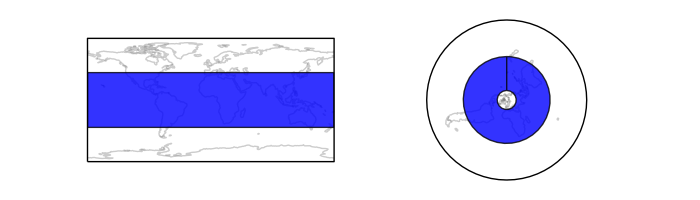

The Python source for this figure:
import cartopy.crs as ccrs
import matplotlib.pyplot as plt
import shapely.geometry as sgeom


LHS, RHS = ccrs.PlateCarree(), ccrs.NorthPolarStereo()
geom = sgeom.box(-180, -40, 180, 40)


fig = plt.figure(figsize=(7, 2))

ax1 = plt.subplot(1, 2, 1, projection=LHS)
ax2 = plt.subplot(1, 2, 2, projection=RHS)

ax1.coastlines(color='gray', alpha=0.4)
ax2.coastlines(color='gray', alpha=0.4)

ax1.add_geometries([geom], LHS, facecolor='blue', alpha=0.8)
ax2.add_geometries([geom], LHS, facecolor='blue', alpha=0.8)

plt.show()
